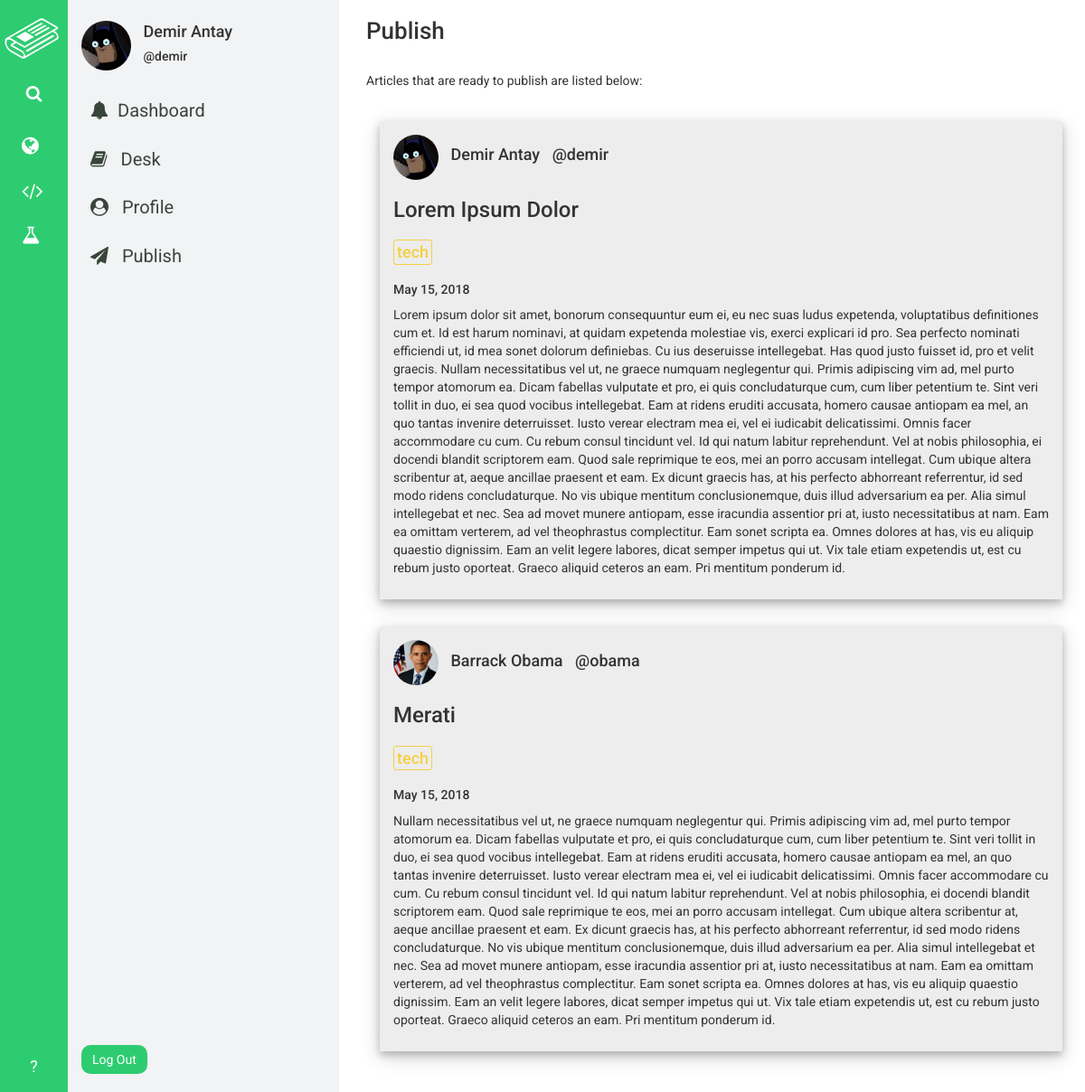
The app's page /home/publish/ (signed in) with its own data.
### desk_app/models.py (models this page shows, shortened)
class DeskWorkers(models.Model):
    worker = models.ForeignKey(User, on_delete=models.CASCADE)
    joined_desk = models.ForeignKey(Desk, on_delete=models.CASCADE)

class Desk(models.Model):
    sub_editor = models.ForeignKey(User, on_delete=models.CASCADE)
    image = models.ImageField(
        upload_to='deks_images/', blank=False, null=False
    )
    CATEGORY_CHOICES = (
        ('WORLD', 'fa fa-globe'),
        ('METRO', 'fa fa-building'),
        ('POLITICS', 'fa-flag'),
        ('BUSINESS', 'fa fa-suitcase'),
        ('TECH', 'fa fa-code'),
        ('SCIENCE', 'fa fa-flask'),
        ('OPINION', 'fa fa-gavel'),
        ('HEALTH', 'fa fa-heart'),
        ('SPORTS', 'fa fa-bicycle'),
        ('ARTS', 'fa fa-paint-brush'),
        ('BOOKS', 'fa fa-book'),
        ('STYLE', 'fa fa-eye'),
        ('TRAVEL', 'fa fa-plane'),
        ('MAGAZINE', 'fa fa-file'),
        ('TABLOID', 'fa fa-phone'),
    )
    CATEGORY_COLOR_CHOICES = (
        ('WORLD', '#3498DB'),
        ('METRO', '#2980B9'),
        ('POLITICS', '#5D6D7E'),
        ('BUSINESS', '#2E4053'),
        ('TECH', '#F4D03F'),
        ('SCIENCE', '#2ECC71'),
        ('OPINION', '#9B59B6'),
        ('HEALTH', '#E74C3C'),
        ('SPORTS', '#58D68D'),
        ('ARTS', '#F39C12'),
        ('BOOKS', '#E67E22'),
        ('STYLE', '#F5B7B1'),
        ('TRAVEL', '#BB8FCE'),
        ('MAGAZINE', '#8E44AD'),
        ('TABLOID', '#A569BD'),
    )
    category = models.CharField(max_length=50, choices=CATEGORY_CHOICES)
    category_color = models.CharField(
        max_length=50, choices=CATEGORY_COLOR_CHOICES
    )
    name = models.CharField(max_length=30)
    description = models.TextField()
    creation_date = models.DateField(default=timezone.now)

class Article(models.Model):
    author = models.ForeignKey(User, on_delete=models.CASCADE)
    author_settings = models.ForeignKey(
            ProfileSettings, on_delete=models.CASCADE, null=True
        )
    desk = models.ForeignKey('Desk', on_delete=models.CASCADE, null=True)
    title = models.CharField(max_length=120)
    content = models.TextField()
    publish_date = models.DateField(default=timezone.now)
    category = models.CharField(max_length=50)
    pushed_to_done = models.BooleanField(default=False)
    pushed_to_publish = models.BooleanField(default=False)

### profile_app/models.py (models this page shows, shortened)
class ProfileSettings(models.Model):
    user = models.OneToOneField(User, on_delete=models.CASCADE)
    profile_photo = models.ImageField(
        upload_to='profile_photos/', blank=False, null=False
    )
    name = models.CharField(max_length=200, blank=False, null=False)
    bio = models.TextField(blank=False, null=False)
    personal_link = models.CharField(max_length=200, blank=False, null=False)

### home_app/views.py (the view)
# urls.py: path("home/publish/", views.publish, name="publish"),
@login_required
def publish(request):
    current_user = get_object_or_404(User, pk=request.user.id)
    try:
        all_articles = Article.objects.filter(pushed_to_publish=True)\
                        .order_by('-publish_date')
    except ObjectDoesNotExist:
        all_articles = None
    try:
        current_user_settings = ProfileSettings.objects.get(user=current_user)
    except ObjectDoesNotExist:
        current_user_settings = None
    try:
        all_desks = Desk.objects.order_by('-creation_date')
        current_user_desks = DeskWorkers.objects.filter(worker=current_user)
    except ObjectDoesNotExist:
        all_desks = None
        current_user_desks = None
    data = {
        'current_user': current_user,
        'has_home_navbar': True,
        'current_user_settings': current_user_settings,
        'all_desks': all_desks,
        'current_user_desks': current_user_desks,
        'all_articles': all_articles,
    }
    return render(request, 'home_app/publish.html', context=data)

### templates/home_app/publish.html
{% extends 'base.html' %}
{% load staticfiles %}
{% block css_link %}
  <link rel="stylesheet" href="{% static 'home_app/css/publish_style.css' %}" />
{% endblock %}
{% block content %}
<div id="wrapper">
  <h3 id="header">Publish</h3>
  <br />
  <p>Articles that are ready to publish are listed below: </p>
  <div id="article-container">
    {% for article in all_articles %}
      <div id="article-cell">
        <img src="{{ article.author_settings.profile_photo.url }}" alt="pp" height="50px" width="50px" style="border-radius:50%;"/>
        <h4 style="display:inline; margin-left:10px;">{{ article.author_settings.name }}</h4>
        <h4 style="display:inline; margin-left: 10px;">@{{article.author.username}}</h4>
        <h3>{{ article.title }}</h3>
        <h4 style="color:{{article.desk.get_category_color_display}}; border: 1px solid {{article.desk.get_category_color_display}}; display:inline-block; padding:3px; border-radius: 3px;">{{ article.category|lower }}</h4>
        <h5>{{ article.publish_date }}</h5>
        <p>
          {{article.content}}
        </p>
      </div>
    {% endfor %}
  </div>
</div>
{% endblock %}

### templates/base.html (shortened to what this page needs)
{% load staticfiles %}
<!DOCTYPE html>
<html>
<head>
  <link rel="stylesheet" href="https://maxcdn.bootstrapcdn.com/bootstrap/3.3.7/css/bootstrap.min.css">
  <link rel="stylesheet" href="https://cdnjs.cloudflare.com/ajax/libs/font-awesome/4.7.0/css/font-awesome.min.css">
  <link rel="stylesheet" href="{% static 'base.css' %}">
  {% block css_link %}{% endblock %}
</head>
<body>
  {% if has_home_navbar == True %}
    <div id="home-navbar-left-part">
      <a href="{% url 'dashboard' %}"><img src="{% static 'assets/white-logo.png' %}" alt="logo"/></a>
      <a id="home-search-link" href="{% url 'search' %}"><p class="text-center"><i class="fa fa-search"></i></p></a>
      <div id="home-desk-links">
        {% for desk in current_user_desks %}
          <a href="{% url 'to_do' deskname=desk.joined_desk.name %}" id="desk-link"><p><i class="{{ desk.joined_desk.get_category_display }}"></i> <span>{{ desk.joined_desk.name }}</span></p></a>
        {% endfor %}
      </div>
      <a id="home-help-link" href="" class="text-center"><p class="text-center">?</p></a>
    </div>
    <div id="home-navbar-right-part">
      <div id="right-part-author-info">
        <img src="{{ current_user_settings.profile_photo.url }}" alt="ss" height="55px" width="55px" />
        <div id="right-part-author-name">
          <h4> {{ current_user_settings.name }}</h4>
          <h5>@{{ current_user.username }}</h5>
        </div>
      </div>
      <a href="{% url 'dashboard' %}"><i class="fa fa-bell"></i>Dashboard</a>
      <a href="{% url 'desk_browse' %}"><i class="fa fa-book"></i> Desk</a>
      <a href="{% url 'contributions' %}"><i class="fa fa-user-circle"></i> Profile</a>
      <a href="{% url 'publish' %}"><i class="fa fa-paper-plane"></i> Publish</a>
      <form method="POST" action="{% url 'logout' %}" id="logout_form">
        <input type="submit" value="Log Out" />
      </form>
    </div>
  {% endif %}
  {% block content %}{% endblock %}
</body>
</html>

### static/base.css (style rules this page uses)
html body { font-family: 'Roboto'; height: 100%; width: 100%; }
#home-navbar-left-part { height: 100% !important; width: 75px; background-color: #2ECC71; display: inline; position: fixed; z-index: 1 !important; }
#home-navbar-left-part img { height: 45px; margin-left: 5px; margin-top: 20px; display: block; }
#home-search-link p { color: white; font-size: 19px; background-color: #2ECC71; border-radius: 50%; width: 40px; padding: 5px; margin: 0 auto; margin-top: 20px; }
#home-help-link p { color: white; font-size: 18px; bottom: 0 !important; position: absolute; margin-bottom: 15px; width: 100%; }
#home-desk-links { width: 100%; height: 460px; margin-top: 20px; }
#desk-link p { color: white; font-size: 22px; background-color: transparent; width: 35px; height: auto; border-radius: 50%; padding: 4px; margin: 0 auto; margin-bottom: 10px; }
#home-navbar-right-part { height: 100vh; width: 300px; background-color: #F2F3F4; display:inline-block; margin-left: 75px; padding: 15px; position: fixed; }
#right-part-author-info { margin-bottom: -5px; background-color: transparent; }
#right-part-author-info img { border-radius: 50%; margin-bottom: 25px !important; }
#right-part-author-name { display: inline-block; background-color: transparent; margin-left: 10px; }
#right-part-author-info h4 { display: block; }
#right-part-author-info h5 { display: block; }
#home-navbar-right-part a { display: block; font-size: 20px; margin-bottom: 5px; padding: 10px; border-radius: 5px; color: #39443b; }
#home-navbar-right-part a i { margin-right: 10px; }
#logout_form input { border-radius: 10px; background-color: #2ECC71; border: 2px solid #2ECC71; color: white; bottom: 0; position: absolute; margin-bottom: 20px; padding: 4px 10px; }

### static/home_app/css/publish_style.css (style rules this page uses)
#wrapper { margin-left: 375px !important; background-color: white; height: 100vh; width: 70%; padding-left: 30px; padding-right: 25px; overflow: auto; }
#header { font-weight: 500; font-size: 26px; }
#article-container { margin-top: 20px; background-color: transparent; height: auto; width: 100%; padding: 15px; }
#article-cell { height: auto; width: 100%; background-color: #EDEDEE; padding: 15px; box-shadow: 0 4px 8px 0 rgba(0, 0, 0, 0.2), 0 6px 20px 0 rgba(0, 0, 0, 0.19); margin-bottom: 30px; }

### records on screen
ProfileSettings: profile_photo (picture), name "Demir Antay"
Article: author_settings.profile_photo (picture), author_settings.name "Demir Antay", author.username "demir", title "Lorem Ipsum Dolor", category "tech", publish_date "May 15, 2018", content "Lorem ipsum dolor sit amet, bonorum consequuntur eum ei, eu nec suas ludus expetenda, voluptatibus definitiones cum et. Id est harum nominavi, at quidam expetenda molestiae vis, exerci explicari id pro. Sea perfecto nominati efficiendi ut, id mea sonet dolorum definiebas. Cu ius deseruisse intellegebat. Has quod justo fuisset id, pro et velit graecis. Nullam necessitatibus vel ut, ne graece numquam neglegentur qui. Primis adipiscing vim ad, mel purto tempor atomorum ea. Dicam fabellas vulputate et pro, ei quis concludaturque cum, cum liber petentium te. Sint veri tollit in duo, ei sea quod vocibus intellegebat. Eam at ridens eruditi accusata, homero causae antiopam ea mel, an quo tantas…"
Article: author_settings.profile_photo (picture), author_settings.name "Barrack Obama", author.username "obama", title "Merati", category "tech", publish_date "May 15, 2018", content "Nullam necessitatibus vel ut, ne graece numquam neglegentur qui. Primis adipiscing vim ad, mel purto tempor atomorum ea. Dicam fabellas vulputate et pro, ei quis concludaturque cum, cum liber petentium te. Sint veri tollit in duo, ei sea quod vocibus intellegebat. Eam at ridens eruditi accusata, homero causae antiopam ea mel, an quo tantas invenire deterruisset. Iusto verear electram mea ei, vel ei iudicabit delicatissimi. Omnis facer accommodare cu cum. Cu rebum consul tincidunt vel. Id qui natum labitur reprehendunt. Vel at nobis philosophia, ei docendi blandit scriptorem eam. Quod sale reprimique te eos, mei an porro accusam intellegat. Cum ubique altera scribentur at, aeque ancillae…"

### other values on screen
{{ current_user.username }} "demir"
